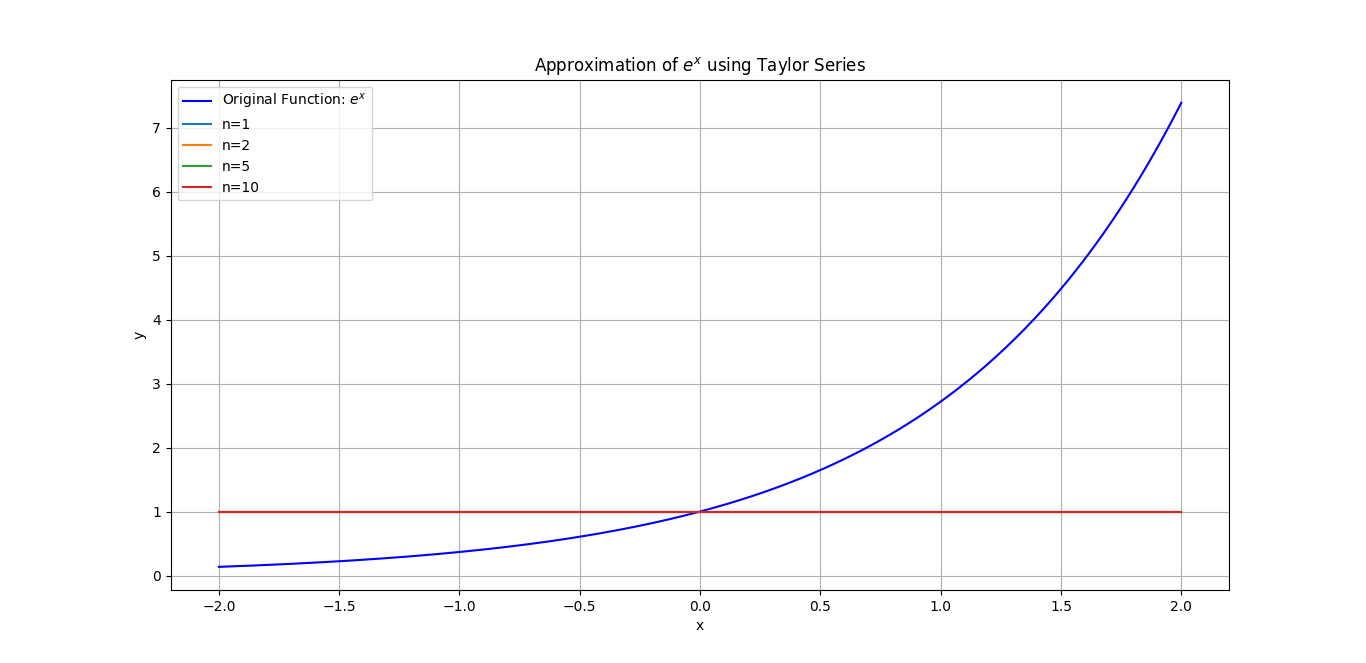

Write Python code to recreate this figure.
import numpy as np
import matplotlib.pyplot as plt
import math
def func_exp(x):
  return np.exp(x)
def partial_sum_exp(x, n):
  result = 0
  for k in range(n + 1):
         result += x**k / math.factorial(k)
         return result
x_values = np.linspace(-2, 2, 400)
y_original = func_exp(x_values)
n_values = [1, 2, 5, 10]
plt.figure(figsize=(10, 6))
plt.plot(x_values, y_original, label='Original Function: $e^x$', color='blue')
for n in n_values:
     y_partial_sum = [partial_sum_exp(x, n) for x in x_values]
     plt.plot(x_values, y_partial_sum, label=f'n={n}')
plt.title('Approximation of $e^x$ using Taylor Series')
plt.xlabel('x')
plt.ylabel('y')
plt.legend()
plt.grid(True)
plt.show()
